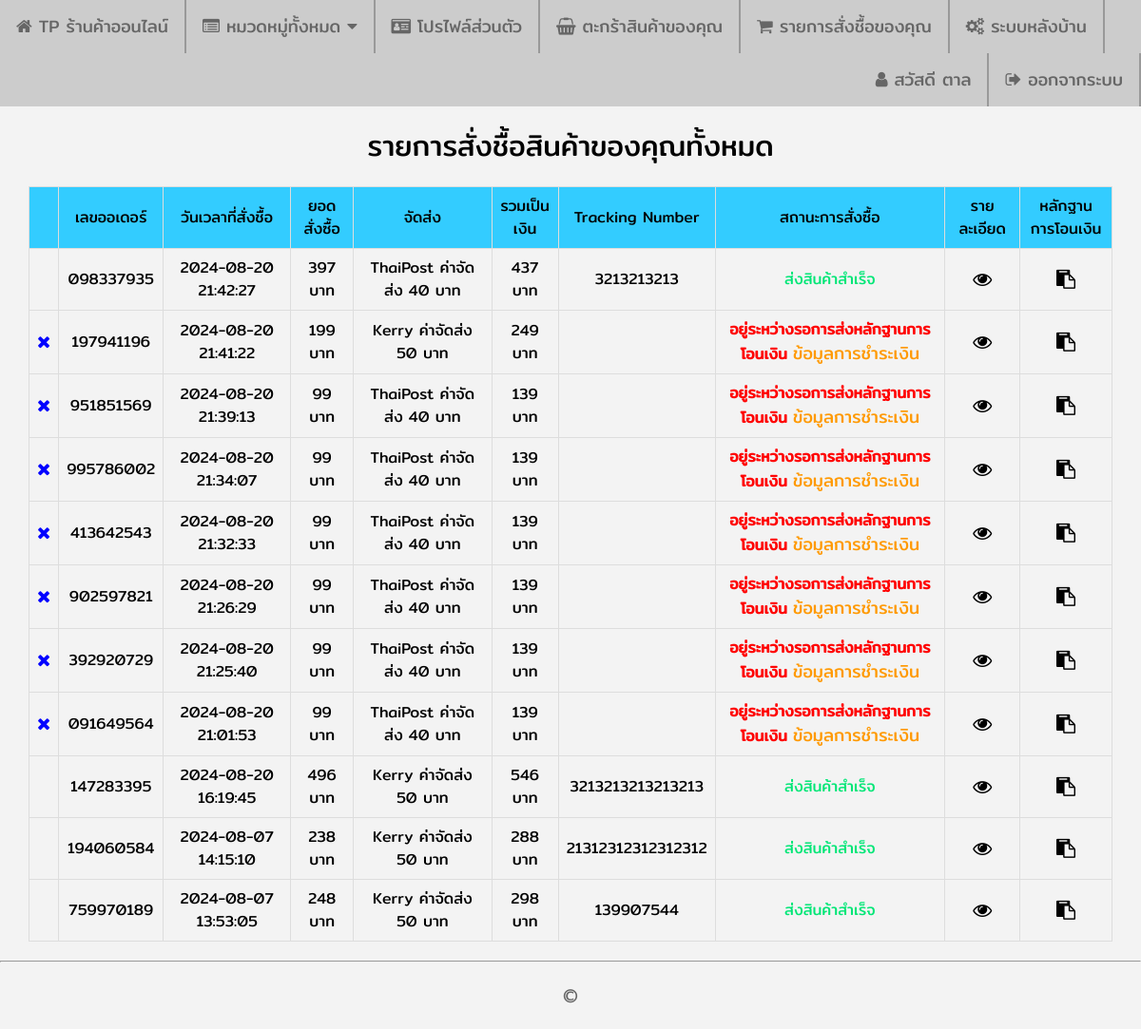
Page /order.php (signed in) on the earlier database version.
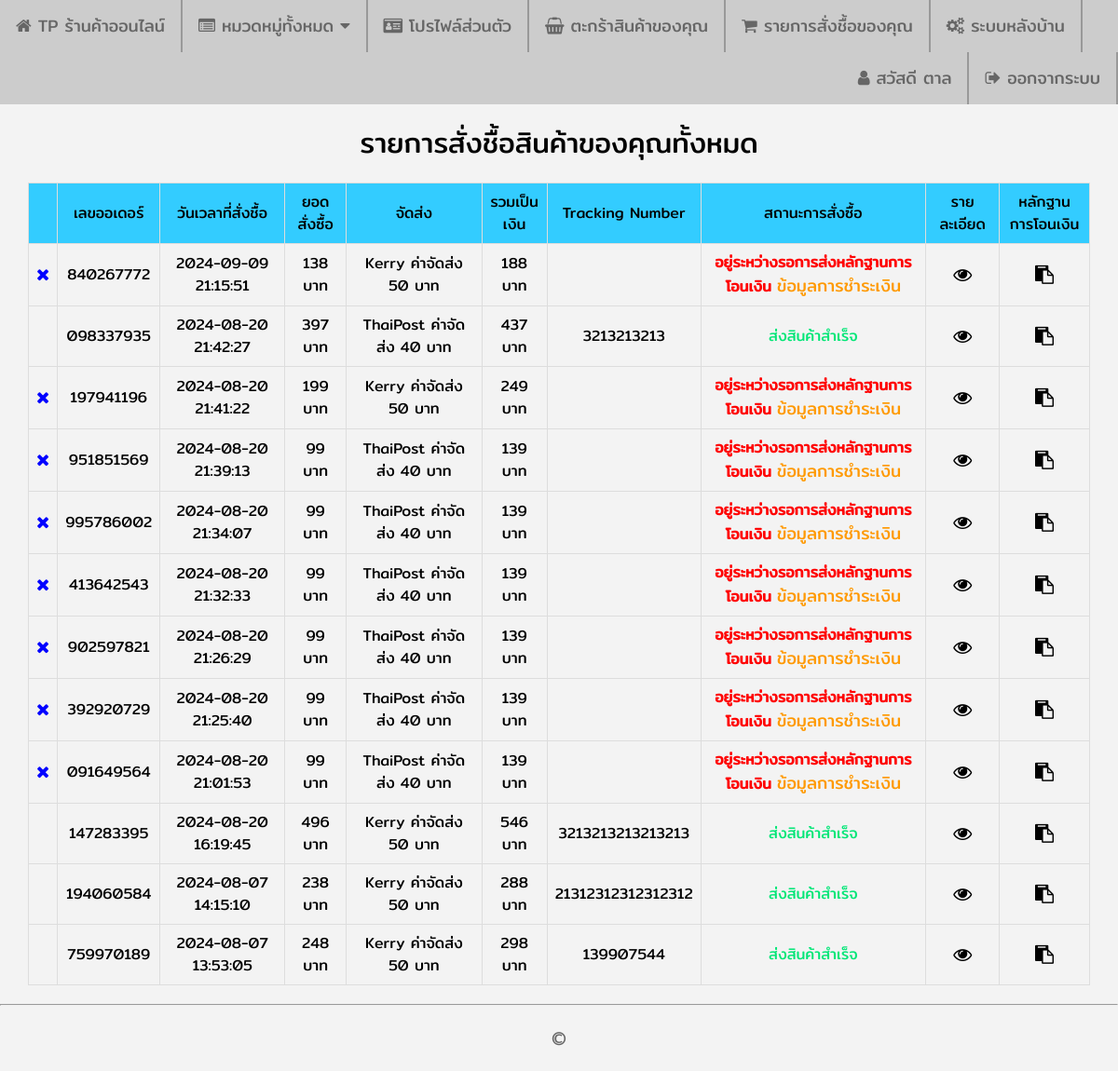
Same page on the later database version.
### tables this page shows
CREATE TABLE `order_list` (
  `order_id` int(10) NOT NULL,
  `order_ordernumber` varchar(10) NOT NULL,
  `order_date` datetime NOT NULL,
  `order_price` int(9) NOT NULL,
  `order_status` enum('อยู่ระหว่างรอการส่งหลักฐานการโอนเงิน','อยู่ระหว่างการตรวจหลักฐาน','อยู่ระหว่างจัดส่งสินค้า','ส่งสินค้าสำเร็จ') NOT NULL DEFAULT 'อยู่ระหว่างรอการส่งหลักฐานการโอนเงิน',
  `order_img` text NOT NULL,
  `member_id` int(10) NOT NULL,
  `transport_id` int(10) NOT NULL,
  `tracking_number` varchar(30) DEFAULT NULL,
  `order_address` text NOT NULL
);

CREATE TABLE `transport` (
  `transport_id` int(10) NOT NULL,
  `transport_name` varchar(100) NOT NULL,
  `transport_price` varchar(5) NOT NULL
);

### order.php (the view, shortened to what this page needs)
<?php
    require_once('connections/mysqli.php');
    $strSQL2 = "SELECT * FROM order_list INNER JOIN member ON order_list.member_id = member.member_id WHERE member_username = '".$_SESSION['member_username']."'";
    $objQuery2 = mysqli_query($Connection, $strSQL2);
    $objResult2 = mysqli_fetch_array($objQuery2, MYSQLI_ASSOC);
    $strSQL3 = "SELECT * FROM order_list INNER JOIN (member, transport) ON (order_list.member_id = member.member_id AND order_list.transport_id = transport.transport_id) WHERE member_username = '".$_SESSION['member_username']."'";
    $strSQL3 .= " ORDER BY order_id DESC";
    $objQuery3 = mysqli_query($Connection, $strSQL3);
?>
<!DOCTYPE html>
<html lang="en">
<head>
  <link rel="stylesheet" href="https://cdnjs.cloudflare.com/ajax/libs/font-awesome/4.7.0/css/font-awesome.min.css">
  <link rel="stylesheet" type="text/css" href="assets/css/body.css">
  <link rel="stylesheet" type="text/css" href="assets/css/navigationbar.css">
  <link rel="stylesheet" type="text/css" href="assets/css/shop.css">
</head>
<body>
  <?php include 'includes/navbar.php';?>
  <div class="shop_div_2">
    <?php
    if ($objResult2["order_id"] == NULL) {
    ?>
    <span class="shop_span_7">ไม่มีรายการสั่งชื้อสินค้าของคุณ</span>
    <?php
    } else {
    ?>
    <span class="shop_span_7">รายการสั่งชื้อสินค้าของคุณทั้งหมด</span>
    <div class="shop_div_7">
      <table class="shop_table_1">
        <tr>
          <td bgcolor="#33CCFF"></td>
          <td bgcolor="#33CCFF">เลขออเดอร์</td>
          <td bgcolor="#33CCFF">วันเวลาที่สั่งชื้อ</td>
          <td bgcolor="#33CCFF">ยอดสั่งซื้อ</td>
          <td bgcolor="#33CCFF">จัดส่ง</td>
          <td bgcolor="#33CCFF">รวมเป็นเงิน</td>
          <td bgcolor="#33CCFF">Tracking Number</td>
          <td bgcolor="#33CCFF">สถานะการสั่งซื้อ</td>
          <td bgcolor="#33CCFF">รายละเอียด</td>
          <td bgcolor="#33CCFF">หลักฐานการโอนเงิน</td>
        </tr>
        <?php
        while ($objResult3 = mysqli_fetch_array($objQuery3, MYSQLI_ASSOC)) {
        ?>
        <tr>
          <td>
            <?php
            if ($objResult3["order_status"] != 'ส่งสินค้าสำเร็จ') {
            ?>
            <a class="shop_a_3" href="JavaScript:if(confirm('คุณต้องการลบออเดอร์ใช่หรือไม่')==true){window.location='order_delete.php?order_id=<?php echo $objResult3["order_id"];?>&order_ordernumber=<?php echo $objResult3["order_ordernumber"];?>';}"><i class="fa fa-times"></i></a>
            <?php
            }
            ?>
          </td>
          <td><?php echo $objResult3["order_ordernumber"]; ?></td>
          <td><?php echo $objResult3["order_date"]; ?></td>
          <td><?php echo $objResult3["order_price"] . " บาท"; ?></td>
          <td><?php echo $objResult3["transport_name"] . " ค่าจัดส่ง " . $objResult3["transport_price"] . " บาท"; ?></td>
          <td><?php echo $objResult3["order_price"] + $objResult3["transport_price"] . " บาท"; ?></td>
          <td><?php echo $objResult3["tracking_number"]; ?></td>
          <td>
            <?php
            if ($objResult3["order_status"] == 'อยู่ระหว่างรอการส่งหลักฐานการโอนเงิน') {
            ?>
              <span><b style="color:red;">อยู่ระหว่างรอการส่งหลักฐานการโอนเงิน </b><a class="shop_a_4" href="payment.php">ข้อมูลการชำระเงิน</a></span>
            <?php
            } else {
              echo '<span style="color:#00E676;">' . htmlspecialchars($objResult3["order_status"]) . '</span>';
            }
            ?>
          </td>
          <td><a class="shop_a_2" href="order_view.php?order_ordernumber=<?php echo $objResult3["order_ordernumber"];?>"><i class="fa fa-eye"></i></a></td>
          <td><a class="shop_a_2" href="money_transfer_slip.php?order_id=<?php echo $objResult3["order_id"];?>"><i class="fa fa-clipboard"></i></a></td>
        </tr>
        <?php
        }
        ?>
      </table>
    </div>
    <?php
    }
    ?>
  </div>
  <hr>
  <?php include 'includes/footer.php';?>
</body>
</html>

Differences in the rows shown:
added order_list: order_ordernumber "840267772", order_date "2024-09-09 21:15:51", order_price "138", transport.transport_name "Kerry", transport.transport_price "50", $objResult3["order_price"] + $objResult3["transport_price"] "188", shows "อยู่ระหว่างรอการส่งหลักฐานการโอนเงิน"
